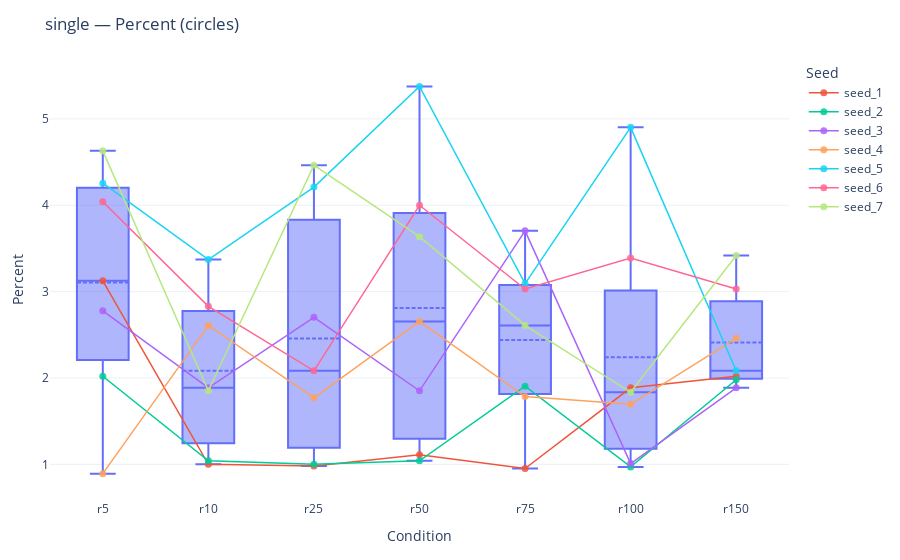
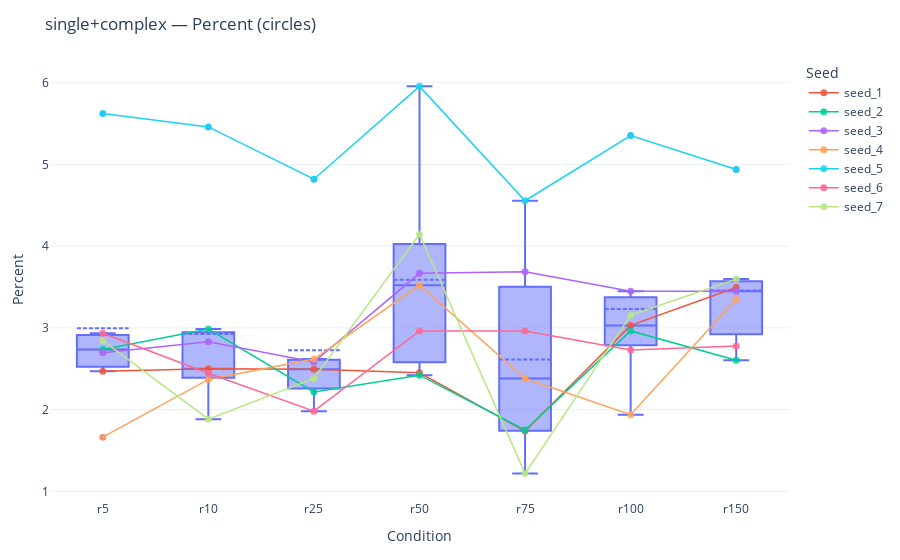
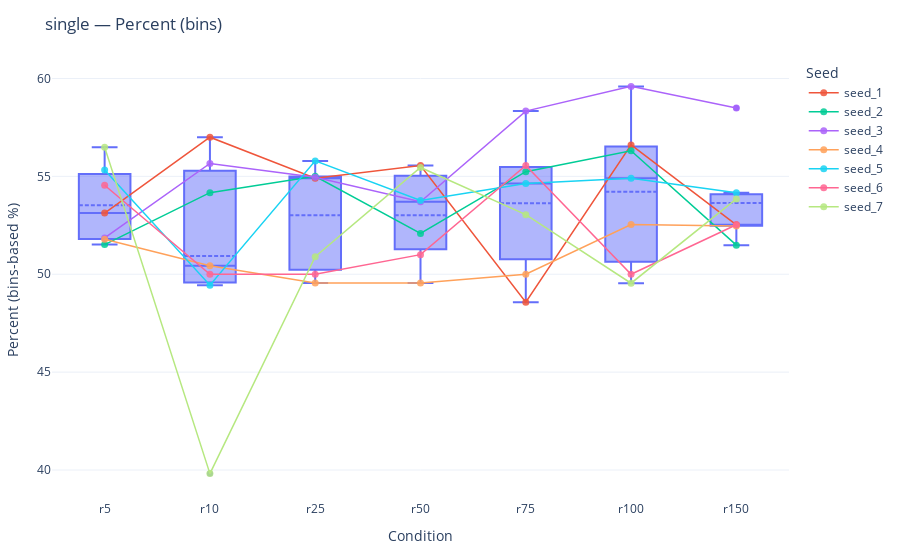
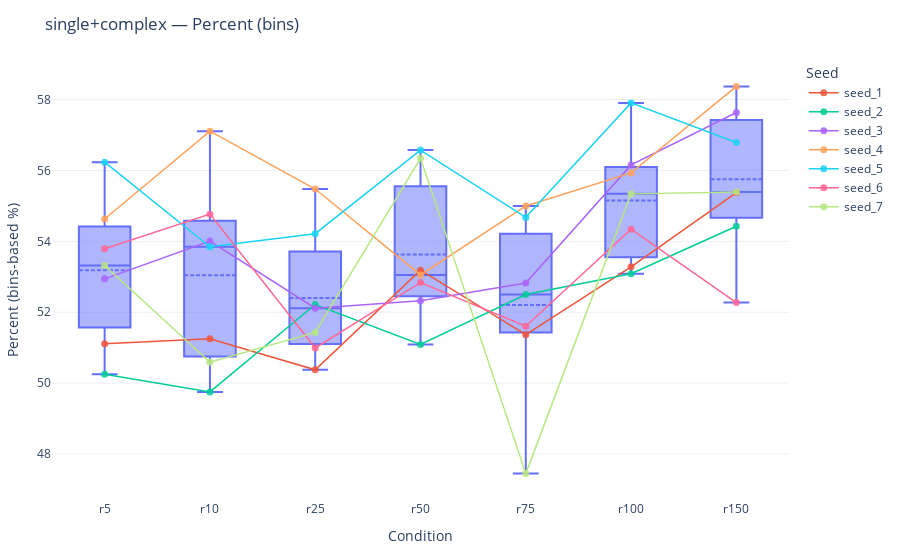

Notebook code cell kept with these figures, in order:
### Markdown cell above
### new_repeats (original + seeds 1001-6006)

### Code cell
original = pd.read_pickle(os.path.join(savefolder, "place_fields_per_net.pkl"))
original = original.drop(index=0).reset_index(drop=True)
seed_1001 = pd.read_pickle(open('Figures/RiaB/new_repeat-1001.pkl', 'rb'))
seed_2002 = pd.read_pickle(open('Figures/RiaB/new_repeat-2002.pkl', 'rb'))
seed_3003 = pd.read_pickle(open('Figures/RiaB/new_repeat-3003.pkl', 'rb'))
seed_4004 = pd.read_pickle(open('Figures/RiaB/new_repeat-4004.pkl', 'rb'))
seed_5005 = pd.read_pickle(open('Figures/RiaB/new_repeat-5005.pkl', 'rb'))
seed_6006 = pd.read_pickle(open('Figures/RiaB/new_repeat-6006.pkl', 'rb'))
dfs_by_seed = [original, seed_1001, seed_2002, seed_3003, seed_4004, seed_5005, seed_6006]
fig1 = make_box_with_seed_lines(dfs_by_seed,source = "circles", cat="single", metric="pct")
fig1.show()
fig2 = make_box_with_seed_lines(dfs_by_seed, source = "circles", cat="single+complex", metric="pct")
fig2.show()
fig3 = make_box_with_seed_lines(dfs_by_seed, source = "bins", cat="single", metric="pct")
fig3.show()
fig4 = make_box_with_seed_lines(dfs_by_seed, source = "bins", cat="single+complex", metric="pct")
fig4.show()

### Figure 1 — Plotly figure (JSON) as saved in the notebook; plotly's stock layout.template omitted (floating-point values rounded to 4 significant figures)
{"data": [{"alignmentgroup": "True", "boxmean": true, "hovertemplate": "%{x}: %{y:.2f}<extra></extra>", "legendgroup": "", "marker": {"color": "#636efa"}, "name": "", "notched": false, "offsetgroup": "", "orientation": "v", "showlegend": false, "type": "box", "x": ["r100", "r10", "r150", "r25", "r50", "r5", "r75", "r100", "r10", "r150", "r25", "r50", "r5", "r75", "r100", "r10", "r150", "r25", "r50", "r5", "r75", "r100", "r10", "r150", "r25", "r50", "r5", "r75", "r100", "r10", "r150", "r25", "r50", "r5", "r75", "r100", "r10", "r150", "r25", "r50", "r5", "r75", "r100", "r10", "r150", "r25", "r50", "r5", "r75"], "x0": " ", "xaxis": "x", "y": [1.887, 1.0, 2.02, 0.9804, 1.111, 3.125, 0.9524, 0.9709, 1.042, 1.98, 1.0, 1.042, 2.02, 1.905, 1.01, 1.887, 1.887, 2.703, 1.852, 2.778, 3.704, 1.695, 2.609, 2.459, 1.77, 2.655, 0.8929, 1.786, 4.902, 3.371, 2.083, 4.211, 5.376, 4.255, 3.093, 3.39, 2.83, 3.03, 2.083, 4.0, 4.04, 3.03, 1.835, 1.852, 3.419, 4.464, 3.636, 4.63, 2.609], "y0": " ", "yaxis": "y"}, {"customdata": ["multRNN_5win_i2_o23-repeat_5_ep5_1001-s1042_ep5", "multRNN_5win_i2_o23-repeat_10_ep5_1001-s1042_ep5", "multRNN_5win_i2_o23-repeat_25_ep5_1001-s1042_ep5", "multRNN_5win_i2_o23-repeat_50_ep5_1001-s1042_ep5", "multRNN_5win_i2_o23-repeat_75_ep5_1001-s1042_ep5", "multRNN_5win_i2_o23-repeat_100_ep5_1001-s1042_ep5", "multRNN_5win_i2_o23-repeat_150_ep5_1001-s1042_ep5"], "hovertemplate": "%{x}: %{y:.2f}<br>%{customdata}<extra></extra>", "line": {"width": 1.5}, "marker": {"opacity": 0.85, "size": 7}, "mode": "lines+markers", "name": "seed_1", "type": "scatter", "x": ["r5", "r10", "r25", "r50", "r75", "r100", "r150"], "y": [3.125, 1.0, 0.9804, 1.111, 0.9524, 1.887, 2.02]}, {"customdata": ["multRNN_5win_i2_o23-repeat_5_ep5_1001-s1042_ep5", "multRNN_5win_i2_o23-repeat_10_ep5_1001-s1042_ep5", "multRNN_5win_i2_o23-repeat_25_ep5_1001-s1042_ep5", "multRNN_5win_i2_o23-repeat_50_ep5_1001-s1042_ep5", "multRNN_5win_i2_o23-repeat_75_ep5_1001-s1042_ep5", "multRNN_5win_i2_o23-repeat_100_ep5_1001-s1042_ep5", "multRNN_5win_i2_o23-repeat_150_ep5_1001-s1042_ep5"], "hovertemplate": "%{x}: %{y:.2f}<br>%{customdata}<extra></extra>", "line": {"width": 1.5}, "marker": {"opacity": 0.85, "size": 7}, "mode": "lines+markers", "name": "seed_2", "type": "scatter", "x": ["r5", "r10", "r25", "r50", "r75", "r100", "r150"], "y": [2.02, 1.042, 1.0, 1.042, 1.905, 0.9709, 1.98]}, {"customdata": ["multRNN_5win_i2_o23-repeat_5_ep5_2002-s1042_ep5", "multRNN_5win_i2_o23-repeat_10_ep5_2002-s1042_ep5", "multRNN_5win_i2_o23-repeat_25_ep5_2002-s1042_ep5", "multRNN_5win_i2_o23-repeat_50_ep5_2002-s1042_ep5", "multRNN_5win_i2_o23-repeat_75_ep5_2002-s1042_ep5", "multRNN_5win_i2_o23-repeat_100_ep5_2002-s1042_ep5", "multRNN_5win_i2_o23-repeat_150_ep5_2002-s1042_ep5"], "hovertemplate": "%{x}: %{y:.2f}<br>%{customdata}<extra></extra>", "line": {"width": 1.5}, "marker": {"opacity": 0.85, "size": 7}, "mode": "lines+markers", "name": "seed_3", "type": "scatter", "x": ["r5", "r10", "r25", "r50", "r75", "r100", "r150"], "y": [2.778, 1.887, 2.703, 1.852, 3.704, 1.01, 1.887]}, {"customdata": ["multRNN_5win_i2_o23-repeat_5_ep5_3003-s1042_ep5", "multRNN_5win_i2_o23-repeat_10_ep5_3003-s1042_ep5", "multRNN_5win_i2_o23-repeat_25_ep5_3003-s1042_ep5", "multRNN_5win_i2_o23-repeat_50_ep5_3003-s1042_ep5", "multRNN_5win_i2_o23-repeat_75_ep5_3003-s1042_ep5", "multRNN_5win_i2_o23-repeat_100_ep5_3003-s1042_ep5", "multRNN_5win_i2_o23-repeat_150_ep5_3003-s1042_ep5"], "hovertemplate": "%{x}: %{y:.2f}<br>%{customdata}<extra></extra>", "line": {"width": 1.5}, "marker": {"opacity": 0.85, "size": 7}, "mode": "lines+markers", "name": "seed_4", "type": "scatter", "x": ["r5", "r10", "r25", "r50", "r75", "r100", "r150"], "y": [0.8929, 2.609, 1.77, 2.655, 1.786, 1.695, 2.459]}, {"customdata": ["multRNN_5win_i2_o23-repeat_5_ep5_4004-s1042_ep5", "multRNN_5win_i2_o23-repeat_10_ep5_4004-s1042_ep5", "multRNN_5win_i2_o23-repeat_25_ep5_4004-s1042_ep5", "multRNN_5win_i2_o23-repeat_50_ep5_4004-s1042_ep5", "multRNN_5win_i2_o23-repeat_75_ep5_4004-s1042_ep5", "multRNN_5win_i2_o23-repeat_100_ep5_4004-s1042_ep5", "multRNN_5win_i2_o23-repeat_150_ep5_4004-s1042_ep5"], "hovertemplate": "%{x}: %{y:.2f}<br>%{customdata}<extra></extra>", "line": {"width": 1.5}, "marker": {"opacity": 0.85, "size": 7}, "mode": "lines+markers", "name": "seed_5", "type": "scatter", "x": ["r5", "r10", "r25", "r50", "r75", "r100", "r150"], "y": [4.255, 3.371, 4.211, 5.376, 3.093, 4.902, 2.083]}, {"customdata": ["multRNN_5win_i2_o23-repeat_5_ep5_5005-s1042_ep5", "multRNN_5win_i2_o23-repeat_10_ep5_5005-s1042_ep5", "multRNN_5win_i2_o23-repeat_25_ep5_5005-s1042_ep5", "multRNN_5win_i2_o23-repeat_50_ep5_5005-s1042_ep5", "multRNN_5win_i2_o23-repeat_75_ep5_5005-s1042_ep5", "multRNN_5win_i2_o23-repeat_100_ep5_5005-s1042_ep5", "multRNN_5win_i2_o23-repeat_150_ep5_5005-s1042_ep5"], "hovertemplate": "%{x}: %{y:.2f}<br>%{customdata}<extra></extra>", "line": {"width": 1.5}, "marker": {"opacity": 0.85, "size": 7}, "mode": "lines+markers", "name": "seed_6", "type": "scatter", "x": ["r5", "r10", "r25", "r50", "r75", "r100", "r150"], "y": [4.04, 2.83, 2.083, 4.0, 3.03, 3.39, 3.03]}, {"customdata": ["multRNN_5win_i2_o23-repeat_5_ep5_6006-s1042_ep5", "multRNN_5win_i2_o23-repeat_10_ep5_6006-s1042_ep5", "multRNN_5win_i2_o23-repeat_25_ep5_6006-s1042_ep5", "multRNN_5win_i2_o23-repeat_50_ep5_6006-s1042_ep5", "multRNN_5win_i2_o23-repeat_75_ep5_6006-s1042_ep5", "multRNN_5win_i2_o23-repeat_100_ep5_6006-s1042_ep5", "multRNN_5win_i2_o23-repeat_150_ep5_6006-s1042_ep5"], "hovertemplate": "%{x}: %{y:.2f}<br>%{customdata}<extra></extra>", "line": {"width": 1.5}, "marker": {"opacity": 0.85, "size": 7}, "mode": "lines+markers", "name": "seed_7", "type": "scatter", "x": ["r5", "r10", "r25", "r50", "r75", "r100", "r150"], "y": [4.63, 1.852, 4.464, 3.636, 2.609, 1.835, 3.419]}], "layout": {"boxmode": "group", "legend": {"title": {"text": "Seed"}, "tracegroupgap": 0}, "margin": {"b": 60, "l": 50, "r": 20, "t": 60}, "title": {"text": "single — Percent (circles)"}, "xaxis": {"anchor": "y", "categoryarray": ["r5", "r10", "r25", "r50", "r75", "r100", "r150"], "categoryorder": "array", "domain": [0, 1], "tickangle": 0, "title": {"text": "Condition"}}, "yaxis": {"anchor": "x", "domain": [0, 1], "title": {"text": "Percent"}}}}

### Figure 2 — Plotly figure (JSON) as saved in the notebook; plotly's stock layout.template omitted (floating-point values rounded to 4 significant figures)
{"data": [{"alignmentgroup": "True", "boxmean": true, "hovertemplate": "%{x}: %{y:.2f}<extra></extra>", "legendgroup": "", "marker": {"color": "#636efa"}, "name": "", "notched": false, "offsetgroup": "", "orientation": "v", "showlegend": false, "type": "box", "x": ["r100", "r10", "r150", "r25", "r50", "r5", "r75", "r100", "r10", "r150", "r25", "r50", "r5", "r75", "r100", "r10", "r150", "r25", "r50", "r5", "r75", "r100", "r10", "r150", "r25", "r50", "r5", "r75", "r100", "r10", "r150", "r25", "r50", "r5", "r75", "r100", "r10", "r150", "r25", "r50", "r5", "r75", "r100", "r10", "r150", "r25", "r50", "r5", "r75"], "x0": " ", "xaxis": "x", "y": [3.03, 2.5, 3.495, 2.494, 2.451, 2.469, 1.737, 2.963, 2.985, 2.604, 2.217, 2.421, 2.736, 1.75, 3.448, 2.83, 3.448, 2.582, 3.667, 2.696, 3.686, 1.937, 2.37, 3.349, 2.619, 3.521, 1.663, 2.381, 5.353, 5.459, 4.938, 4.819, 5.955, 5.623, 4.556, 2.73, 2.445, 2.778, 1.98, 2.963, 2.934, 2.963, 3.155, 1.882, 3.597, 2.381, 4.146, 2.844, 1.217], "y0": " ", "yaxis": "y"}, {"customdata": ["multRNN_5win_i2_o23-repeat_5_ep5_1001-s1042_ep5", "multRNN_5win_i2_o23-repeat_10_ep5_1001-s1042_ep5", "multRNN_5win_i2_o23-repeat_25_ep5_1001-s1042_ep5", "multRNN_5win_i2_o23-repeat_50_ep5_1001-s1042_ep5", "multRNN_5win_i2_o23-repeat_75_ep5_1001-s1042_ep5", "multRNN_5win_i2_o23-repeat_100_ep5_1001-s1042_ep5", "multRNN_5win_i2_o23-repeat_150_ep5_1001-s1042_ep5"], "hovertemplate": "%{x}: %{y:.2f}<br>%{customdata}<extra></extra>", "line": {"width": 1.5}, "marker": {"opacity": 0.85, "size": 7}, "mode": "lines+markers", "name": "seed_1", "type": "scatter", "x": ["r5", "r10", "r25", "r50", "r75", "r100", "r150"], "y": [2.469, 2.5, 2.494, 2.451, 1.737, 3.03, 3.495]}, {"customdata": ["multRNN_5win_i2_o23-repeat_5_ep5_1001-s1042_ep5", "multRNN_5win_i2_o23-repeat_10_ep5_1001-s1042_ep5", "multRNN_5win_i2_o23-repeat_25_ep5_1001-s1042_ep5", "multRNN_5win_i2_o23-repeat_50_ep5_1001-s1042_ep5", "multRNN_5win_i2_o23-repeat_75_ep5_1001-s1042_ep5", "multRNN_5win_i2_o23-repeat_100_ep5_1001-s1042_ep5", "multRNN_5win_i2_o23-repeat_150_ep5_1001-s1042_ep5"], "hovertemplate": "%{x}: %{y:.2f}<br>%{customdata}<extra></extra>", "line": {"width": 1.5}, "marker": {"opacity": 0.85, "size": 7}, "mode": "lines+markers", "name": "seed_2", "type": "scatter", "x": ["r5", "r10", "r25", "r50", "r75", "r100", "r150"], "y": [2.736, 2.985, 2.217, 2.421, 1.75, 2.963, 2.604]}, {"customdata": ["multRNN_5win_i2_o23-repeat_5_ep5_2002-s1042_ep5", "multRNN_5win_i2_o23-repeat_10_ep5_2002-s1042_ep5", "multRNN_5win_i2_o23-repeat_25_ep5_2002-s1042_ep5", "multRNN_5win_i2_o23-repeat_50_ep5_2002-s1042_ep5", "multRNN_5win_i2_o23-repeat_75_ep5_2002-s1042_ep5", "multRNN_5win_i2_o23-repeat_100_ep5_2002-s1042_ep5", "multRNN_5win_i2_o23-repeat_150_ep5_2002-s1042_ep5"], "hovertemplate": "%{x}: %{y:.2f}<br>%{customdata}<extra></extra>", "line": {"width": 1.5}, "marker": {"opacity": 0.85, "size": 7}, "mode": "lines+markers", "name": "seed_3", "type": "scatter", "x": ["r5", "r10", "r25", "r50", "r75", "r100", "r150"], "y": [2.696, 2.83, 2.582, 3.667, 3.686, 3.448, 3.448]}, {"customdata": ["multRNN_5win_i2_o23-repeat_5_ep5_3003-s1042_ep5", "multRNN_5win_i2_o23-repeat_10_ep5_3003-s1042_ep5", "multRNN_5win_i2_o23-repeat_25_ep5_3003-s1042_ep5", "multRNN_5win_i2_o23-repeat_50_ep5_3003-s1042_ep5", "multRNN_5win_i2_o23-repeat_75_ep5_3003-s1042_ep5", "multRNN_5win_i2_o23-repeat_100_ep5_3003-s1042_ep5", "multRNN_5win_i2_o23-repeat_150_ep5_3003-s1042_ep5"], "hovertemplate": "%{x}: %{y:.2f}<br>%{customdata}<extra></extra>", "line": {"width": 1.5}, "marker": {"opacity": 0.85, "size": 7}, "mode": "lines+markers", "name": "seed_4", "type": "scatter", "x": ["r5", "r10", "r25", "r50", "r75", "r100", "r150"], "y": [1.663, 2.37, 2.619, 3.521, 2.381, 1.937, 3.349]}, {"customdata": ["multRNN_5win_i2_o23-repeat_5_ep5_4004-s1042_ep5", "multRNN_5win_i2_o23-repeat_10_ep5_4004-s1042_ep5", "multRNN_5win_i2_o23-repeat_25_ep5_4004-s1042_ep5", "multRNN_5win_i2_o23-repeat_50_ep5_4004-s1042_ep5", "multRNN_5win_i2_o23-repeat_75_ep5_4004-s1042_ep5", "multRNN_5win_i2_o23-repeat_100_ep5_4004-s1042_ep5", "multRNN_5win_i2_o23-repeat_150_ep5_4004-s1042_ep5"], "hovertemplate": "%{x}: %{y:.2f}<br>%{customdata}<extra></extra>", "line": {"width": 1.5}, "marker": {"opacity": 0.85, "size": 7}, "mode": "lines+markers", "name": "seed_5", "type": "scatter", "x": ["r5", "r10", "r25", "r50", "r75", "r100", "r150"], "y": [5.623, 5.459, 4.819, 5.955, 4.556, 5.353, 4.938]}, {"customdata": ["multRNN_5win_i2_o23-repeat_5_ep5_5005-s1042_ep5", "multRNN_5win_i2_o23-repeat_10_ep5_5005-s1042_ep5", "multRNN_5win_i2_o23-repeat_25_ep5_5005-s1042_ep5", "multRNN_5win_i2_o23-repeat_50_ep5_5005-s1042_ep5", "multRNN_5win_i2_o23-repeat_75_ep5_5005-s1042_ep5", "multRNN_5win_i2_o23-repeat_100_ep5_5005-s1042_ep5", "multRNN_5win_i2_o23-repeat_150_ep5_5005-s1042_ep5"], "hovertemplate": "%{x}: %{y:.2f}<br>%{customdata}<extra></extra>", "line": {"width": 1.5}, "marker": {"opacity": 0.85, "size": 7}, "mode": "lines+markers", "name": "seed_6", "type": "scatter", "x": ["r5", "r10", "r25", "r50", "r75", "r100", "r150"], "y": [2.934, 2.445, 1.98, 2.963, 2.963, 2.73, 2.778]}, {"customdata": ["multRNN_5win_i2_o23-repeat_5_ep5_6006-s1042_ep5", "multRNN_5win_i2_o23-repeat_10_ep5_6006-s1042_ep5", "multRNN_5win_i2_o23-repeat_25_ep5_6006-s1042_ep5", "multRNN_5win_i2_o23-repeat_50_ep5_6006-s1042_ep5", "multRNN_5win_i2_o23-repeat_75_ep5_6006-s1042_ep5", "multRNN_5win_i2_o23-repeat_100_ep5_6006-s1042_ep5", "multRNN_5win_i2_o23-repeat_150_ep5_6006-s1042_ep5"], "hovertemplate": "%{x}: %{y:.2f}<br>%{customdata}<extra></extra>", "line": {"width": 1.5}, "marker": {"opacity": 0.85, "size": 7}, "mode": "lines+markers", "name": "seed_7", "type": "scatter", "x": ["r5", "r10", "r25", "r50", "r75", "r100", "r150"], "y": [2.844, 1.882, 2.381, 4.146, 1.217, 3.155, 3.597]}], "layout": {"boxmode": "group", "legend": {"title": {"text": "Seed"}, "tracegroupgap": 0}, "margin": {"b": 60, "l": 50, "r": 20, "t": 60}, "title": {"text": "single+complex — Percent (circles)"}, "xaxis": {"anchor": "y", "categoryarray": ["r5", "r10", "r25", "r50", "r75", "r100", "r150"], "categoryorder": "array", "domain": [0, 1], "tickangle": 0, "title": {"text": "Condition"}}, "yaxis": {"anchor": "x", "domain": [0, 1], "title": {"text": "Percent"}}}}

### Figure 3 — Plotly figure (JSON) as saved in the notebook; plotly's stock layout.template omitted (floating-point values rounded to 4 significant figures)
{"data": [{"alignmentgroup": "True", "boxmean": true, "hovertemplate": "%{x}: %{y:.2f}<extra></extra>", "legendgroup": "", "marker": {"color": "#636efa"}, "name": "", "notched": false, "offsetgroup": "", "orientation": "v", "showlegend": false, "type": "box", "x": ["r100", "r10", "r150", "r25", "r50", "r5", "r75", "r100", "r10", "r150", "r25", "r50", "r5", "r75", "r100", "r10", "r150", "r25", "r50", "r5", "r75", "r100", "r10", "r150", "r25", "r50", "r5", "r75", "r100", "r10", "r150", "r25", "r50", "r5", "r75", "r100", "r10", "r150", "r25", "r50", "r5", "r75", "r100", "r10", "r150", "r25", "r50", "r5", "r75"], "x0": " ", "xaxis": "x", "y": [56.6, 57.0, 52.53, 54.9, 55.56, 53.12, 48.57, 56.31, 54.17, 51.49, 55.0, 52.08, 51.52, 55.24, 59.6, 55.66, 58.49, 54.95, 53.7, 51.85, 58.33, 52.54, 50.43, 52.46, 49.56, 49.56, 51.79, 50.0, 54.9, 49.44, 54.17, 55.79, 53.76, 55.32, 54.64, 50.0, 50.0, 52.53, 50.0, 51.0, 54.55, 55.56, 49.54, 39.81, 53.85, 50.89, 55.45, 56.48, 53.04], "y0": " ", "yaxis": "y"}, {"customdata": ["multRNN_5win_i2_o23-repeat_5_ep5_1001-s1042_ep5", "multRNN_5win_i2_o23-repeat_10_ep5_1001-s1042_ep5", "multRNN_5win_i2_o23-repeat_25_ep5_1001-s1042_ep5", "multRNN_5win_i2_o23-repeat_50_ep5_1001-s1042_ep5", "multRNN_5win_i2_o23-repeat_75_ep5_1001-s1042_ep5", "multRNN_5win_i2_o23-repeat_100_ep5_1001-s1042_ep5", "multRNN_5win_i2_o23-repeat_150_ep5_1001-s1042_ep5"], "hovertemplate": "%{x}: %{y:.2f}<br>%{customdata}<extra></extra>", "line": {"width": 1.5}, "marker": {"opacity": 0.85, "size": 7}, "mode": "lines+markers", "name": "seed_1", "type": "scatter", "x": ["r5", "r10", "r25", "r50", "r75", "r100", "r150"], "y": [53.12, 57.0, 54.9, 55.56, 48.57, 56.6, 52.53]}, {"customdata": ["multRNN_5win_i2_o23-repeat_5_ep5_1001-s1042_ep5", "multRNN_5win_i2_o23-repeat_10_ep5_1001-s1042_ep5", "multRNN_5win_i2_o23-repeat_25_ep5_1001-s1042_ep5", "multRNN_5win_i2_o23-repeat_50_ep5_1001-s1042_ep5", "multRNN_5win_i2_o23-repeat_75_ep5_1001-s1042_ep5", "multRNN_5win_i2_o23-repeat_100_ep5_1001-s1042_ep5", "multRNN_5win_i2_o23-repeat_150_ep5_1001-s1042_ep5"], "hovertemplate": "%{x}: %{y:.2f}<br>%{customdata}<extra></extra>", "line": {"width": 1.5}, "marker": {"opacity": 0.85, "size": 7}, "mode": "lines+markers", "name": "seed_2", "type": "scatter", "x": ["r5", "r10", "r25", "r50", "r75", "r100", "r150"], "y": [51.52, 54.17, 55.0, 52.08, 55.24, 56.31, 51.49]}, {"customdata": ["multRNN_5win_i2_o23-repeat_5_ep5_2002-s1042_ep5", "multRNN_5win_i2_o23-repeat_10_ep5_2002-s1042_ep5", "multRNN_5win_i2_o23-repeat_25_ep5_2002-s1042_ep5", "multRNN_5win_i2_o23-repeat_50_ep5_2002-s1042_ep5", "multRNN_5win_i2_o23-repeat_75_ep5_2002-s1042_ep5", "multRNN_5win_i2_o23-repeat_100_ep5_2002-s1042_ep5", "multRNN_5win_i2_o23-repeat_150_ep5_2002-s1042_ep5"], "hovertemplate": "%{x}: %{y:.2f}<br>%{customdata}<extra></extra>", "line": {"width": 1.5}, "marker": {"opacity": 0.85, "size": 7}, "mode": "lines+markers", "name": "seed_3", "type": "scatter", "x": ["r5", "r10", "r25", "r50", "r75", "r100", "r150"], "y": [51.85, 55.66, 54.95, 53.7, 58.33, 59.6, 58.49]}, {"customdata": ["multRNN_5win_i2_o23-repeat_5_ep5_3003-s1042_ep5", "multRNN_5win_i2_o23-repeat_10_ep5_3003-s1042_ep5", "multRNN_5win_i2_o23-repeat_25_ep5_3003-s1042_ep5", "multRNN_5win_i2_o23-repeat_50_ep5_3003-s1042_ep5", "multRNN_5win_i2_o23-repeat_75_ep5_3003-s1042_ep5", "multRNN_5win_i2_o23-repeat_100_ep5_3003-s1042_ep5", "multRNN_5win_i2_o23-repeat_150_ep5_3003-s1042_ep5"], "hovertemplate": "%{x}: %{y:.2f}<br>%{customdata}<extra></extra>", "line": {"width": 1.5}, "marker": {"opacity": 0.85, "size": 7}, "mode": "lines+markers", "name": "seed_4", "type": "scatter", "x": ["r5", "r10", "r25", "r50", "r75", "r100", "r150"], "y": [51.79, 50.43, 49.56, 49.56, 50.0, 52.54, 52.46]}, {"customdata": ["multRNN_5win_i2_o23-repeat_5_ep5_4004-s1042_ep5", "multRNN_5win_i2_o23-repeat_10_ep5_4004-s1042_ep5", "multRNN_5win_i2_o23-repeat_25_ep5_4004-s1042_ep5", "multRNN_5win_i2_o23-repeat_50_ep5_4004-s1042_ep5", "multRNN_5win_i2_o23-repeat_75_ep5_4004-s1042_ep5", "multRNN_5win_i2_o23-repeat_100_ep5_4004-s1042_ep5", "multRNN_5win_i2_o23-repeat_150_ep5_4004-s1042_ep5"], "hovertemplate": "%{x}: %{y:.2f}<br>%{customdata}<extra></extra>", "line": {"width": 1.5}, "marker": {"opacity": 0.85, "size": 7}, "mode": "lines+markers", "name": "seed_5", "type": "scatter", "x": ["r5", "r10", "r25", "r50", "r75", "r100", "r150"], "y": [55.32, 49.44, 55.79, 53.76, 54.64, 54.9, 54.17]}, {"customdata": ["multRNN_5win_i2_o23-repeat_5_ep5_5005-s1042_ep5", "multRNN_5win_i2_o23-repeat_10_ep5_5005-s1042_ep5", "multRNN_5win_i2_o23-repeat_25_ep5_5005-s1042_ep5", "multRNN_5win_i2_o23-repeat_50_ep5_5005-s1042_ep5", "multRNN_5win_i2_o23-repeat_75_ep5_5005-s1042_ep5", "multRNN_5win_i2_o23-repeat_100_ep5_5005-s1042_ep5", "multRNN_5win_i2_o23-repeat_150_ep5_5005-s1042_ep5"], "hovertemplate": "%{x}: %{y:.2f}<br>%{customdata}<extra></extra>", "line": {"width": 1.5}, "marker": {"opacity": 0.85, "size": 7}, "mode": "lines+markers", "name": "seed_6", "type": "scatter", "x": ["r5", "r10", "r25", "r50", "r75", "r100", "r150"], "y": [54.55, 50.0, 50.0, 51.0, 55.56, 50.0, 52.53]}, {"customdata": ["multRNN_5win_i2_o23-repeat_5_ep5_6006-s1042_ep5", "multRNN_5win_i2_o23-repeat_10_ep5_6006-s1042_ep5", "multRNN_5win_i2_o23-repeat_25_ep5_6006-s1042_ep5", "multRNN_5win_i2_o23-repeat_50_ep5_6006-s1042_ep5", "multRNN_5win_i2_o23-repeat_75_ep5_6006-s1042_ep5", "multRNN_5win_i2_o23-repeat_100_ep5_6006-s1042_ep5", "multRNN_5win_i2_o23-repeat_150_ep5_6006-s1042_ep5"], "hovertemplate": "%{x}: %{y:.2f}<br>%{customdata}<extra></extra>", "line": {"width": 1.5}, "marker": {"opacity": 0.85, "size": 7}, "mode": "lines+markers", "name": "seed_7", "type": "scatter", "x": ["r5", "r10", "r25", "r50", "r75", "r100", "r150"], "y": [56.48, 39.81, 50.89, 55.45, 53.04, 49.54, 53.85]}], "layout": {"boxmode": "group", "legend": {"title": {"text": "Seed"}, "tracegroupgap": 0}, "margin": {"b": 60, "l": 50, "r": 20, "t": 60}, "title": {"text": "single — Percent (bins)"}, "xaxis": {"anchor": "y", "categoryarray": ["r5", "r10", "r25", "r50", "r75", "r100", "r150"], "categoryorder": "array", "domain": [0, 1], "tickangle": 0, "title": {"text": "Condition"}}, "yaxis": {"anchor": "x", "domain": [0, 1], "title": {"text": "Percent (bins-based %)"}}}}

### Figure 4 — Plotly figure (JSON) as saved in the notebook; plotly's stock layout.template omitted (floating-point values rounded to 4 significant figures)
{"data": [{"alignmentgroup": "True", "boxmean": true, "hovertemplate": "%{x}: %{y:.2f}<extra></extra>", "legendgroup": "", "marker": {"color": "#636efa"}, "name": "", "notched": false, "offsetgroup": "", "orientation": "v", "showlegend": false, "type": "box", "x": ["r100", "r10", "r150", "r25", "r50", "r5", "r75", "r100", "r10", "r150", "r25", "r50", "r5", "r75", "r100", "r10", "r150", "r25", "r50", "r5", "r75", "r100", "r10", "r150", "r25", "r50", "r5", "r75", "r100", "r10", "r150", "r25", "r50", "r5", "r75", "r100", "r10", "r150", "r25", "r50", "r5", "r75", "r100", "r10", "r150", "r25", "r50", "r5", "r75"], "x0": " ", "xaxis": "x", "y": [53.28, 51.25, 55.38, 50.37, 53.19, 51.11, 51.36, 53.09, 49.75, 54.43, 52.22, 51.09, 50.25, 52.5, 56.16, 54.01, 57.64, 52.11, 52.32, 52.94, 52.83, 55.93, 57.11, 58.37, 55.48, 53.05, 54.63, 55.0, 57.91, 53.85, 56.79, 54.22, 56.58, 56.23, 54.68, 54.34, 54.77, 52.27, 50.99, 52.84, 53.79, 51.6, 55.34, 50.59, 55.4, 51.43, 56.34, 53.32, 47.45], "y0": " ", "yaxis": "y"}, {"customdata": ["multRNN_5win_i2_o23-repeat_5_ep5_1001-s1042_ep5", "multRNN_5win_i2_o23-repeat_10_ep5_1001-s1042_ep5", "multRNN_5win_i2_o23-repeat_25_ep5_1001-s1042_ep5", "multRNN_5win_i2_o23-repeat_50_ep5_1001-s1042_ep5", "multRNN_5win_i2_o23-repeat_75_ep5_1001-s1042_ep5", "multRNN_5win_i2_o23-repeat_100_ep5_1001-s1042_ep5", "multRNN_5win_i2_o23-repeat_150_ep5_1001-s1042_ep5"], "hovertemplate": "%{x}: %{y:.2f}<br>%{customdata}<extra></extra>", "line": {"width": 1.5}, "marker": {"opacity": 0.85, "size": 7}, "mode": "lines+markers", "name": "seed_1", "type": "scatter", "x": ["r5", "r10", "r25", "r50", "r75", "r100", "r150"], "y": [51.11, 51.25, 50.37, 53.19, 51.36, 53.28, 55.38]}, {"customdata": ["multRNN_5win_i2_o23-repeat_5_ep5_1001-s1042_ep5", "multRNN_5win_i2_o23-repeat_10_ep5_1001-s1042_ep5", "multRNN_5win_i2_o23-repeat_25_ep5_1001-s1042_ep5", "multRNN_5win_i2_o23-repeat_50_ep5_1001-s1042_ep5", "multRNN_5win_i2_o23-repeat_75_ep5_1001-s1042_ep5", "multRNN_5win_i2_o23-repeat_100_ep5_1001-s1042_ep5", "multRNN_5win_i2_o23-repeat_150_ep5_1001-s1042_ep5"], "hovertemplate": "%{x}: %{y:.2f}<br>%{customdata}<extra></extra>", "line": {"width": 1.5}, "marker": {"opacity": 0.85, "size": 7}, "mode": "lines+markers", "name": "seed_2", "type": "scatter", "x": ["r5", "r10", "r25", "r50", "r75", "r100", "r150"], "y": [50.25, 49.75, 52.22, 51.09, 52.5, 53.09, 54.43]}, {"customdata": ["multRNN_5win_i2_o23-repeat_5_ep5_2002-s1042_ep5", "multRNN_5win_i2_o23-repeat_10_ep5_2002-s1042_ep5", "multRNN_5win_i2_o23-repeat_25_ep5_2002-s1042_ep5", "multRNN_5win_i2_o23-repeat_50_ep5_2002-s1042_ep5", "multRNN_5win_i2_o23-repeat_75_ep5_2002-s1042_ep5", "multRNN_5win_i2_o23-repeat_100_ep5_2002-s1042_ep5", "multRNN_5win_i2_o23-repeat_150_ep5_2002-s1042_ep5"], "hovertemplate": "%{x}: %{y:.2f}<br>%{customdata}<extra></extra>", "line": {"width": 1.5}, "marker": {"opacity": 0.85, "size": 7}, "mode": "lines+markers", "name": "seed_3", "type": "scatter", "x": ["r5", "r10", "r25", "r50", "r75", "r100", "r150"], "y": [52.94, 54.01, 52.11, 52.32, 52.83, 56.16, 57.64]}, {"customdata": ["multRNN_5win_i2_o23-repeat_5_ep5_3003-s1042_ep5", "multRNN_5win_i2_o23-repeat_10_ep5_3003-s1042_ep5", "multRNN_5win_i2_o23-repeat_25_ep5_3003-s1042_ep5", "multRNN_5win_i2_o23-repeat_50_ep5_3003-s1042_ep5", "multRNN_5win_i2_o23-repeat_75_ep5_3003-s1042_ep5", "multRNN_5win_i2_o23-repeat_100_ep5_3003-s1042_ep5", "multRNN_5win_i2_o23-repeat_150_ep5_3003-s1042_ep5"], "hovertemplate": "%{x}: %{y:.2f}<br>%{customdata}<extra></extra>", "line": {"width": 1.5}, "marker": {"opacity": 0.85, "size": 7}, "mode": "lines+markers", "name": "seed_4", "type": "scatter", "x": ["r5", "r10", "r25", "r50", "r75", "r100", "r150"], "y": [54.63, 57.11, 55.48, 53.05, 55.0, 55.93, 58.37]}, {"customdata": ["multRNN_5win_i2_o23-repeat_5_ep5_4004-s1042_ep5", "multRNN_5win_i2_o23-repeat_10_ep5_4004-s1042_ep5", "multRNN_5win_i2_o23-repeat_25_ep5_4004-s1042_ep5", "multRNN_5win_i2_o23-repeat_50_ep5_4004-s1042_ep5", "multRNN_5win_i2_o23-repeat_75_ep5_4004-s1042_ep5", "multRNN_5win_i2_o23-repeat_100_ep5_4004-s1042_ep5", "multRNN_5win_i2_o23-repeat_150_ep5_4004-s1042_ep5"], "hovertemplate": "%{x}: %{y:.2f}<br>%{customdata}<extra></extra>", "line": {"width": 1.5}, "marker": {"opacity": 0.85, "size": 7}, "mode": "lines+markers", "name": "seed_5", "type": "scatter", "x": ["r5", "r10", "r25", "r50", "r75", "r100", "r150"], "y": [56.23, 53.85, 54.22, 56.58, 54.68, 57.91, 56.79]}, {"customdata": ["multRNN_5win_i2_o23-repeat_5_ep5_5005-s1042_ep5", "multRNN_5win_i2_o23-repeat_10_ep5_5005-s1042_ep5", "multRNN_5win_i2_o23-repeat_25_ep5_5005-s1042_ep5", "multRNN_5win_i2_o23-repeat_50_ep5_5005-s1042_ep5", "multRNN_5win_i2_o23-repeat_75_ep5_5005-s1042_ep5", "multRNN_5win_i2_o23-repeat_100_ep5_5005-s1042_ep5", "multRNN_5win_i2_o23-repeat_150_ep5_5005-s1042_ep5"], "hovertemplate": "%{x}: %{y:.2f}<br>%{customdata}<extra></extra>", "line": {"width": 1.5}, "marker": {"opacity": 0.85, "size": 7}, "mode": "lines+markers", "name": "seed_6", "type": "scatter", "x": ["r5", "r10", "r25", "r50", "r75", "r100", "r150"], "y": [53.79, 54.77, 50.99, 52.84, 51.6, 54.34, 52.27]}, {"customdata": ["multRNN_5win_i2_o23-repeat_5_ep5_6006-s1042_ep5", "multRNN_5win_i2_o23-repeat_10_ep5_6006-s1042_ep5", "multRNN_5win_i2_o23-repeat_25_ep5_6006-s1042_ep5", "multRNN_5win_i2_o23-repeat_50_ep5_6006-s1042_ep5", "multRNN_5win_i2_o23-repeat_75_ep5_6006-s1042_ep5", "multRNN_5win_i2_o23-repeat_100_ep5_6006-s1042_ep5", "multRNN_5win_i2_o23-repeat_150_ep5_6006-s1042_ep5"], "hovertemplate": "%{x}: %{y:.2f}<br>%{customdata}<extra></extra>", "line": {"width": 1.5}, "marker": {"opacity": 0.85, "size": 7}, "mode": "lines+markers", "name": "seed_7", "type": "scatter", "x": ["r5", "r10", "r25", "r50", "r75", "r100", "r150"], "y": [53.32, 50.59, 51.43, 56.34, 47.45, 55.34, 55.4]}], "layout": {"boxmode": "group", "legend": {"title": {"text": "Seed"}, "tracegroupgap": 0}, "margin": {"b": 60, "l": 50, "r": 20, "t": 60}, "title": {"text": "single+complex — Percent (bins)"}, "xaxis": {"anchor": "y", "categoryarray": ["r5", "r10", "r25", "r50", "r75", "r100", "r150"], "categoryorder": "array", "domain": [0, 1], "tickangle": 0, "title": {"text": "Condition"}}, "yaxis": {"anchor": "x", "domain": [0, 1], "title": {"text": "Percent (bins-based %)"}}}}
